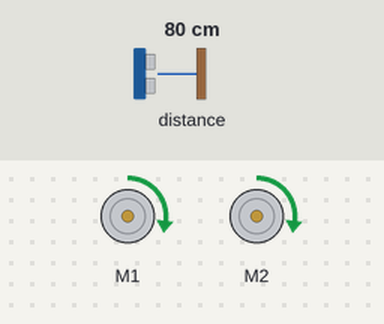
Simulated run of this program. Board: BBC micro:bit (MakeCode). Parts: 2 × DC motor (green arrow = forward, orange = backward, longer = faster). The inputs (shaded band) are chosen by the test bench; at power-on: distance to the obstacle 80 cm.

Above: at 1.2 s.
1.3 s: distance to the obstacle set to 9 cm
2.8 s: distance to the obstacle set to 7 cm
At 3.4 s:
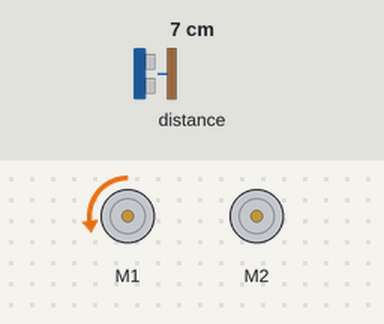
5.8 s: distance to the obstacle set to 4 cm
7.5 s: distance to the obstacle set to 18 cm
At 8.1 s:
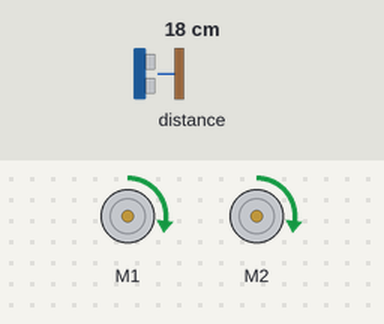
Timing chart, 0 to 10.0 s (numbered marks = the images above; inputs shaded):
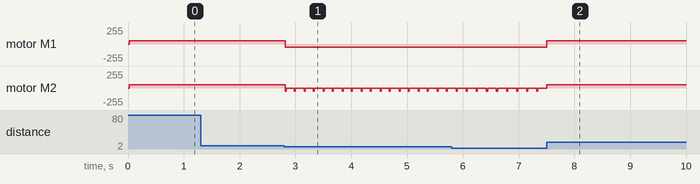

Measured:
- the behaviour switches between 8 and 7 cm on distance to the obstacle (found by bisection; images 0 and 1)
- after the input at 1.3 s, every drawn part: stays the same
- after the input at 2.8 s, motor M1: forward 50/255 → backward 50/255 at once; motor M2: alternates backward 50/255 for 0.02 s and stopped for 0.14 s, starting at once
- after the input at 7.5 s, motor M1: backward 50/255 → forward 50/255 at once

The program:

main.ts
```typescript
basic.forever(function () {
    if (maqueen.Ultrasonic(PingUnit.Centimeters) < 8) {
        maqueen.motorRun(maqueen.Motors.All, maqueen.Dir.CCW, 50)
        control.waitMicros(1000)
        maqueen.motorRun(maqueen.Motors.M2, maqueen.Dir.CCW, 0)
        control.waitMicros(100)
    } else {
        maqueen.motorRun(maqueen.Motors.All, maqueen.Dir.CW, 50)
    }
})
```

test.ts
```typescript
// aquí va el archivo "tests"; esto no se compilará cuando este paquete se utilice como una extensión.
```
